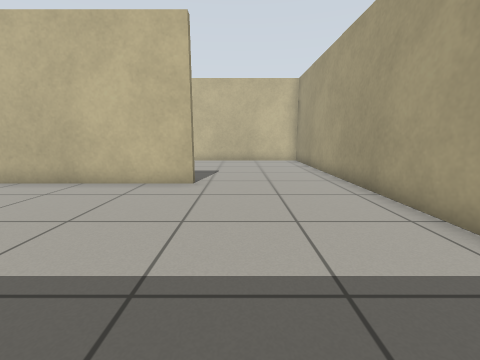
[1] (above)

12 first-person views from a walk through a world built for the Gazebo simulator. The camera is 0.72 m above the floor, tilts 10° down and sees 90° across. The floor is counted in squares, 0.5 m on a side. Each view is taken from the middle of a square. On the plan, view 1 faces up. The plan holds only what a view shows up to about 13 squares ahead; the rest is blank.

[2]
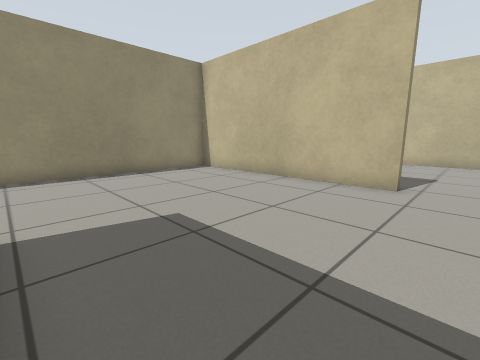

[3]
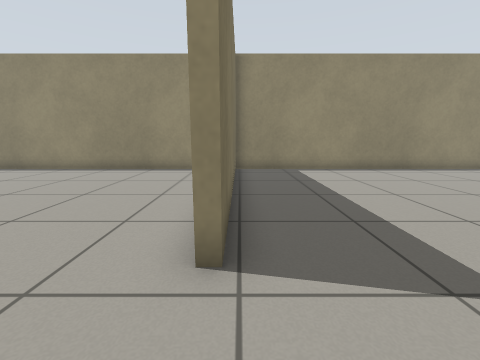

[4]
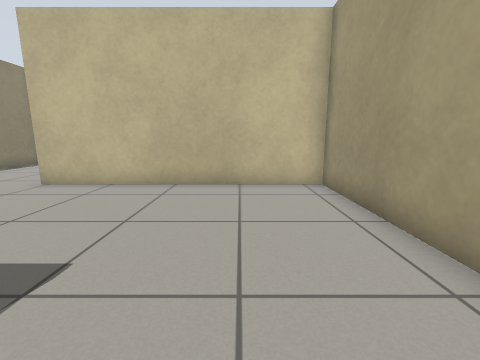

[5]
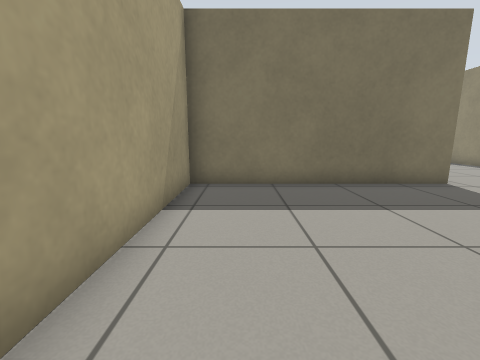

[6]
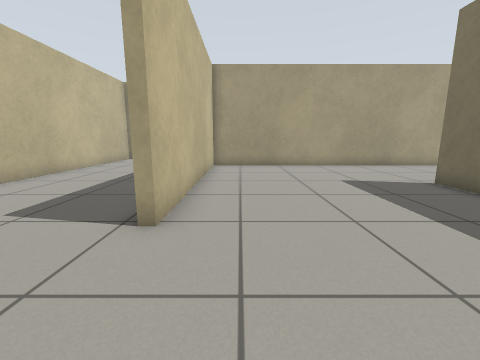

[7]
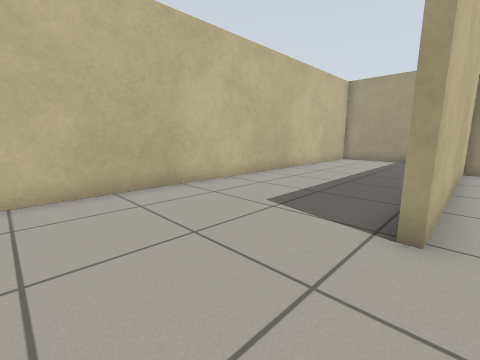

[8]
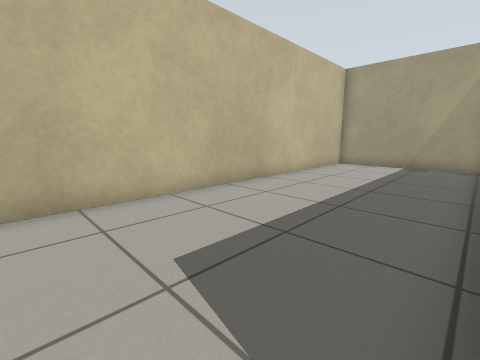

[9]
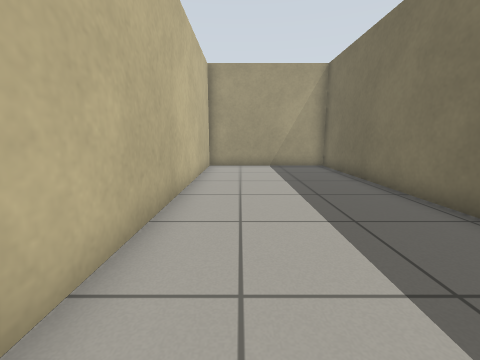

[10]
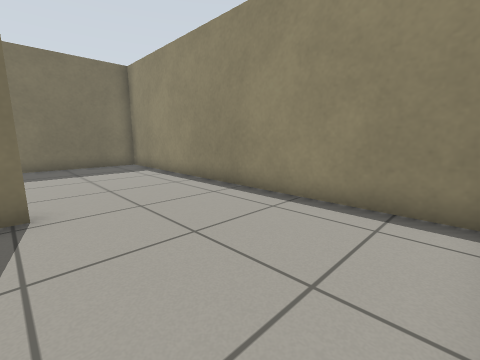

[11]
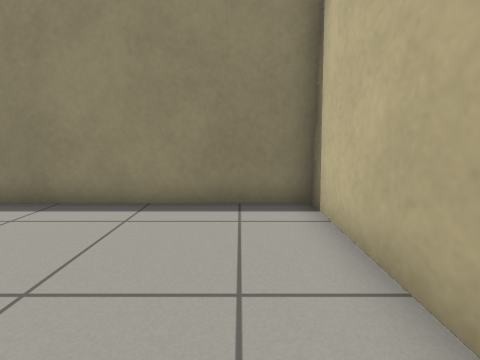

[12]
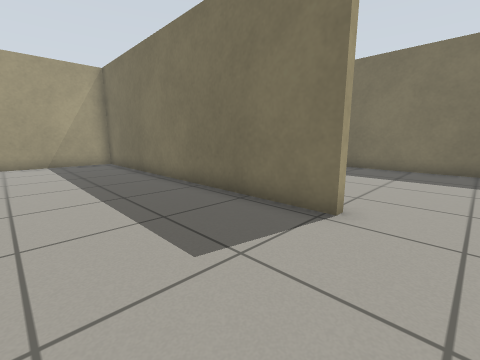

### Floor plan
Points are (right, up) in squares from view 1. A wall is a line through its corners. A room is listed if a view was taken in it or the views show most of it. See-through windows are left out.
Room 1 (views 1, 2, 5)
walls: (-1.4, 7.5) (-10.1, 7.5) (-10.1, -0.5); (-4.6, -0.5) (3.6, -0.5) (3.6, 7.5)
ways out: opening at (1, 8) to room 2; opening at (-7, -1)
Room 2 (views 3, 4, 6, 7)
walls: (-10.1, 15.4) (-10.1, 7.8) (-1.4, 7.8); (3.6, 7.5) (3.6, 15.4) (-5.3, 15.4)
ways out: opening at (1, 8) to room 1; opening at (-7.5, 16) to room 3
Room 3 (views 8, 9, 10, 11, 12)
walls: (-5.3, 15.7) (7.5, 15.7) (7.5, 21.6) (-10.1, 21.6) (-10.1, 15.4)
ways out: opening at (-7.5, 16) to room 2

Positions as (right, up) in squares from view 1, and headings:
1: (0, 0), facing up
2: (0, 0), facing up-left
3: (1, 8), facing left
4: (1, 8), facing up
5: (2, 7), facing down
6: (-9, 14), facing right
7: (-9, 15), facing up-right
8: (-6, 16), facing up-right
9: (-5, 20), facing right
10: (-5, 21), facing down-left
11: (-5, 20), facing left
12: (-7, 20), facing down-right
